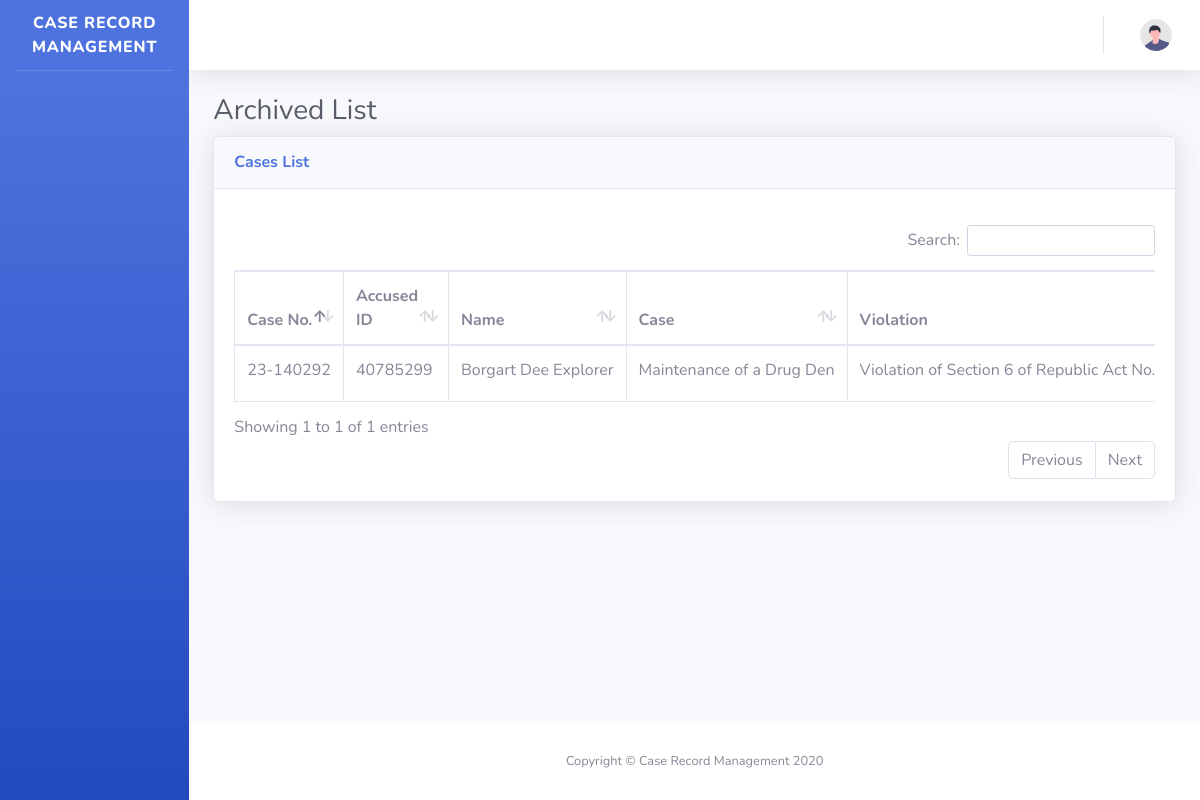
/archived.php, run on the app's committed database.
### tables this page shows
CREATE TABLE `cases` (
  `id` int NOT NULL AUTO_INCREMENT,
  `CaseNo` varchar(20) NOT NULL,
  `Title` varchar(255) DEFAULT NULL,
  `Description` text NOT NULL,
  `AuthorID` int NOT NULL,
  `AccusedID` int NOT NULL,
  `ViolationID` int NOT NULL,
  `FilingDate` date DEFAULT NULL,
  `Branch` varchar(100) DEFAULT NULL,
  `Status` enum('Filed','Under Investigation','On Trial','Closed','Convicted','Acquitted','Dismissed','Archived','Reopened') DEFAULT NULL,
  `Judge` varchar(100) DEFAULT NULL,
  `Prosecutor` varchar(100) DEFAULT NULL,
  `LeadInvestigator` varchar(100) DEFAULT NULL,
  `TrialDate` datetime DEFAULT NULL,
  `HearingDate` datetime DEFAULT NULL,
  `Verdict` text,
  `Sentence` text,
  `CreatedAt` timestamp NULL DEFAULT CURRENT_TIMESTAMP,
  `UpdatedAt` timestamp NULL DEFAULT CURRENT_TIMESTAMP ON UPDATE CURRENT_TIMESTAMP,
  PRIMARY KEY (`id`),
  KEY `cases_accused_idx` (`AccusedID`),
  KEY `cases_violations_idx` (`ViolationID`),
  KEY `cases_author_idx` (`AuthorID`)
);

CREATE TABLE `accused` (
  `id` int NOT NULL AUTO_INCREMENT,
  `AccusedID` varchar(255) NOT NULL,
  `FirstName` varchar(255) NOT NULL,
  `MiddleName` varchar(255) DEFAULT NULL,
  `LastName` varchar(255) NOT NULL,
  `Sex` varchar(255) NOT NULL,
  `DateOfBirth` date NOT NULL,
  `Contact` varchar(20) NOT NULL,
  `Email` varchar(255) NOT NULL,
  `Address` text NOT NULL,
  `PhotoURL` varchar(255) DEFAULT NULL,
  `NationalID` varchar(20) DEFAULT NULL,
  `Occupation` varchar(255) DEFAULT NULL,
  `Notes` text,
  PRIMARY KEY (`id`)
);

CREATE TABLE `violations` (
  `id` int NOT NULL AUTO_INCREMENT,
  `Classification` varchar(255) NOT NULL,
  `Case` varchar(255) NOT NULL,
  `Violation` varchar(255) NOT NULL,
  `Description` text,
  PRIMARY KEY (`id`)
);

### includes/conn.php (called while the page is built, shortened)
<?php
$website = "Case Record Management";
?>

### archived.php (the view, shortened to what this page needs)
<?php
$page = "Archived List";
require_once "includes/session.php";
require_once "components/header.php";
?>
<body id="page-top">
    <div id="wrapper">
        <?php
        require_once "components/sidebar.php";
        ?>
        <div id="content-wrapper" class="d-flex flex-column">
            <div id="content">
                <?php
                require_once "components/topbar.php";
                ?>
                <div class="container-fluid">
                    <h1 class="h3 mb-2 text-gray-800"><?= $page ?></h1>
                    <div class="card shadow mb-4">
                        <div class="card-header py-3">
                            <h6 class="m-0 font-weight-bold text-primary">Cases List</h6>
                        </div>
                        <div class="card-body">
                            <div class="table-responsive">
                                <table class="table table-bordered" id="dataTable" width="100%" cellspacing="0">
                                    <thead>
                                        <tr>
                                            <th>Case No.</th>
                                            <th>Accused ID</th>
                                            <th>Name</th>
                                            <th>Case</th>
                                            <th>Violation</th>
                                        </tr>
                                    </thead>
                                    <tbody>
                                        <?php
                                        $query = "SELECT
                                            c.id,
                                            c.`CaseNo`,
                                            a.`AccusedID`,
                                            CONCAT(a.`FirstName` , ' ' , a.`LastName`) as Name,
                                            v.`Case`,
                                            v.`Violation`,
                                            c.`Status`,
                                            c.`UpdatedAt`
                                        FROM cases c
                                            LEFT JOIN users u ON c.`AuthorID` = c.id
                                            LEFT JOIN accused a ON c.`AccusedID` = a.id
                                            LEFT JOIN violations v ON c.`ViolationID` = v.id WHERE c.Status='Archived'";
                                        $result = $conn->execute_query($query, []);
                                        while ($row = $result->fetch_object()) {
                                        ?>
                                            <tr>
                                                <td class="text-center text-nowrap"><?= $row->CaseNo ?></td>
                                                <td class="text-nowrap"><?= $row->AccusedID ?></td>
                                                <td class="text-nowrap"><?= $row->Name ?></td>
                                                <td class="text-nowrap"><?= $row->Case ?></td>
                                                <td class="text-nowrap"><?= $row->Violation ?></td>
                                            </tr>
                                        <?php
                                        }
                                        ?>
                                    </tbody>
                                </table>
                            </div>
                        </div>
                    </div>
                </div>
            </div>
            <footer class="sticky-footer bg-white">
                <div class="container my-auto">
                    <div class="copyright text-center my-auto">
                        <span>Copyright &copy; <?= $website ?> 2020</span>
                    </div>
                </div>
            </footer>
        </div>
    </div>
</body>
</html>

### data on the page
cases: CaseNo "23-140292", AccusedID.AccusedID "40785299", Name "Borgart Dee Explorer", ViolationID.Case "Maintenance of a Drug Den", ViolationID.Violation "Violation of Section 6 of Republic Act No.…"

### other printed values
$website "CASE RECORD MANAGEMENT"
$page "Archived List"
$website "Case Record Management"
